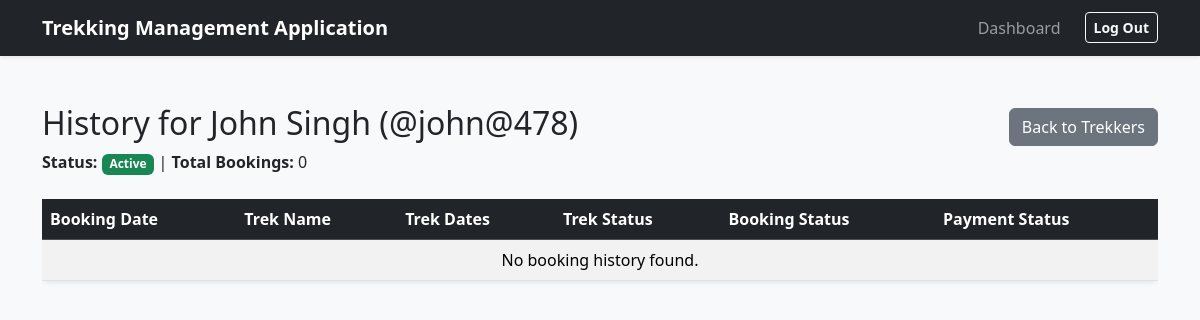
/admin/trekkers/5/history (signed in), run on an earlier commit of the app's database.
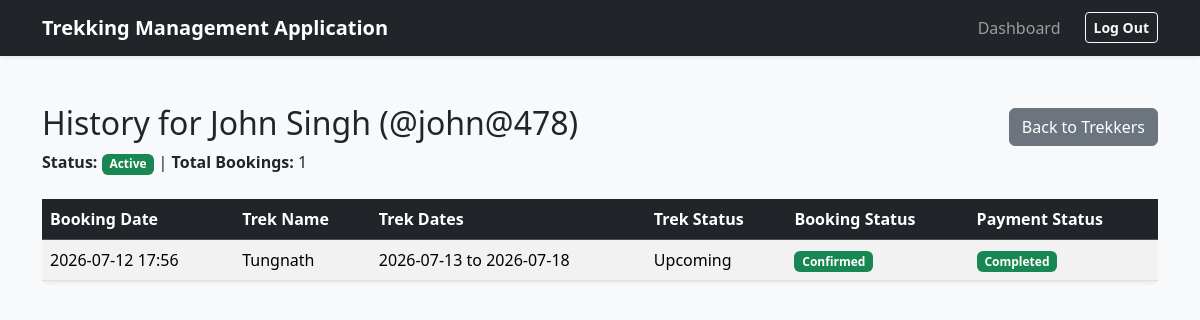
And on a later commit of the database.
### app/models.py (models this page shows)
class Booking(db.Model):
    __tablename__ = 'bookings'
    id = db.Column(db.Integer, primary_key=True)
    user_id = db.Column(db.Integer, db.ForeignKey('users.id'), nullable=False)
    trek_id = db.Column(db.Integer, db.ForeignKey('treks.id'), nullable=False)
    booking_status = db.Column(db.String(20), default='Confirmed')
    payment_status = db.Column(db.String(20), default='Pending')
    booking_date = db.Column(db.DateTime, default=lambda: datetime.now(timezone.utc)) # using datetime.now(timezone.utc) with lambda, this will act as a function and every time a new row is inserted it will automatically take the correct time

class Trek(db.Model):
    __tablename__ = "treks"
    id = db.Column(db.Integer, primary_key=True)
    trek_name = db.Column(db.String(200), nullable=False)
    assigned_staff_id = db.Column(db.Integer, db.ForeignKey('users.id'), nullable=False)
    location = db.Column(db.String(100), nullable=False)
    difficulty = db.Column(db.String(50), nullable=False)
    duration = db.Column(db.Integer, nullable=False)
    available_slots = db.Column(db.Integer, nullable=False)
    status = db.Column(db.String(30), nullable=False)
    start_date = db.Column(db.DateTime, nullable=False)
    end_date = db.Column(db.DateTime, nullable=False)
    bookings = db.relationship('Booking', backref='trek', lazy=True, cascade='all, delete-orphan')
    assigned_staff = db.relationship('User', foreign_keys=[assigned_staff_id])

### app/routes/admin.py (the view)
@admin_bp.route('/trekkers/<int:trekker_id>/history')
def view_trekker_history(trekker_id):
    trekker_user = models.User.query.get_or_404(trekker_id)
    booking_history = (models.Booking.query.filter_by(user_id=trekker_id)
                       .join(models.Trek)
                       .order_by(models.Trek.start_date.desc())
                       .all()
                      )
    return render_template('/admin/trekkers/view_trekker_history.html', trekker=trekker_user, history=booking_history)

### app/routes/admin.py (called while the page is built)
@admin_bp.before_request
def admin_access():
    if 'user_id' not in session:
        flash("Access denied. Please login first")
        return redirect(url_for('auth.login'))
    if session.get('role') != 'Admin':
        flash("Not an Administrator")
        return redirect(url_for('auth.login'))

### app/templates/admin/trekkers/view_trekker_history.html (shortened to what this page needs)
{% extends "base.html" %}
{% block content %}
    <div class="mb-4">
        <div class="d-flex justify-content-between align-items-center">
            <h2>History for {{ trekker.name }} (@{{ trekker.username }})</h2>
            <a href="{{ url_for('admin.manage_trekkers') }}" class="btn btn-secondary">Back to Trekkers</a>
        </div>
        <p>
            <strong>Status:</strong>
            {% if trekker.is_blacklisted %}
                <span class="badge bg-danger">Blacklisted</span>
            {% else %}
                <span class="badge bg-success">Active</span>
            {% endif %}
            | <strong>Total Bookings:</strong> {{ history|length }}
        </p>
    </div>
    <div class="table-responsive">
    <table class="table table-striped table-hover shadow-sm bg-white rounded">
        <thead class="table-dark">
            <tr>
                <th>Booking Date</th>
                <th>Trek Name</th>
                <th>Trek Dates</th>
                <th>Trek Status</th>
                <th>Booking Status</th>
                <th>Payment Status</th>
            </tr>
        </thead>
        <tbody>
            {% for booking in history %}
            <tr>
                <td>{{ booking.booking_date.strftime('%Y-%m-%d %H:%M') }}</td>
                <td>{{ booking.trek.trek_name }}</td>
                <td>{{ booking.trek.start_date.strftime('%Y-%m-%d') }} to {{ booking.trek.end_date.strftime('%Y-%m-%d') }}</td>
                <td>{{ booking.trek.status }}</td>
                <td>
                    <span class="badge {% if booking.booking_status == 'Confirmed' %}bg-success{% elif booking.booking_status == 'Cancelled' %}bg-danger{% else %}bg-warning{% endif %}">
                        {{ booking.booking_status }}
                    </span>
                </td>
                <td>
                    <span class="badge {% if booking.payment_status == 'Forfeited' %}bg-danger{% elif booking.payment_status == 'Pending' %}bg-warning text-dark{% elif booking.payment_status == 'Refund' %}bg-warning text-dark{% else %}bg-success{% endif %}">
                        {{ booking.payment_status }}
                    </span>
                </td>
            </tr>
            {% else %}
            <tr>
                <td colspan="6" class="text-center">No booking history found.</td>
            </tr>
            {% endfor %}
        </tbody>
    </table>
</div>
{% endblock %}

What changed in the data, as far as the page shows it:
added Booking: booking_date "2026-07-12 17:56", trek.trek_name "Tungnath", trek.start_date "2026-07-13", trek.end_date "2026-07-18", trek.status "Upcoming", booking_status "Confirmed", payment_status "Completed"
Also different on the page:
{{ history|length }}: "0" → "1"
text no longer shown: "No booking history found."
